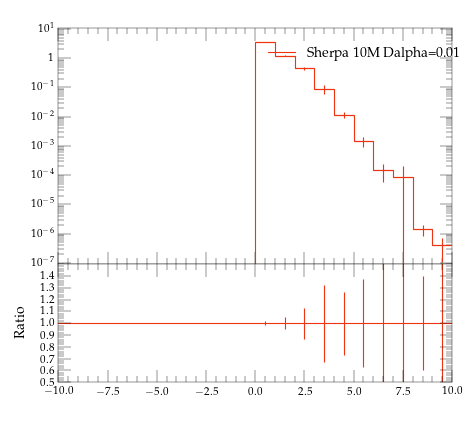

Generate this figure with Python:
#! /usr/bin/env python

# This Python script was auto-generated using YODA v2.0.0.
# Analysis object: /evtb/cutEg_jbjg_deta
# Timestamp: 13-04-2024 (01:44:13)

import matplotlib as mpl
import matplotlib.pyplot as plt
mpl.use('Agg') # comment out for interactive use
import os
import numpy as np

plotDir = os.path.split(os.path.realpath(__file__))[0]
if 'YODA_USER_PLOT_PATH' in globals():
    plot_outdir = globals()['YODA_USER_PLOT_PATH']
else:
    plot_outdir = plotDir

#plot style
plt.style.use(os.path.join(plotDir, '../default.mplstyle'))
# plot metadata
figW, figH = plt.rcParams['figure.figsize']
ax_xLabel = r''
ax_yLabel = r''
ax_title  = r''
ax_xScale = 'linear'
ax_yScale = 'log'
xLims = (-10.0, 10.0)
yLims = (9e-08, 11.0)

# TeX-friendly labels for the legend
labels = [ r"Sherpa 10M Dalpha=0.01" ]

# Create figure and axis objects
fig, (ax, ratio0_ax) = plt.subplots(2, 1, sharex=True,
                  figsize=(figW,figH), gridspec_kw={'height_ratios': (2, 1)})
ratio0_ax.yaxis.set_major_locator(mpl.ticker.MultipleLocator(0.1))
ratio0_ax.set_ylim(0.5, 1.4999)
ratio0_ax.set_ylabel('Ratio')

# LineColor map: curve index -> color
linecolors = {0: '#EE3311'}
# the numerical data is stored in a separate file
dataf = dict()
prefix = os.path.split(__file__)[0]
if prefix:    prefix = prefix + '/'
exec(open(prefix+'cutEg_jbjg_deta__data.py').read(), dataf)


legend_handles = [] # keep track of handles for the legend

# style options for curves
# starts at zorder>=5 to draw curve on top of legend
styles = {
  'curve0': {
    'color' : linecolors[0],
    'linestyle' : '-',
    'marker' : 'o',
    'zorder' : 5,
    'histstyle' : True,
  },
}
# curve from input yoda files in main panel
for label in dataf['yvals'].keys():
    if all(np.isnan(v) for v in dataf['yvals'][label]):
        continue
    tmp = None
    if styles[label]['histstyle']: # draw as histogram
        tmp, = ax.plot(dataf['xedges'], dataf['yedges'][label],
                       color=styles[label]['color'],
                       linestyle=styles[label]['linestyle'],
                       drawstyle='steps-pre', solid_joinstyle='miter',
                       zorder=styles[label]['zorder'], label=label)
        ax.errorbar(dataf['xpoints'], dataf['yvals'][label], color=styles[label]['color'],
                    xerr=dataf['xerrs'], yerr=[dataf['ydowns'][label], dataf['yups'][label]],
                    linestyle='none', zorder=styles[label]['zorder'])
    else: # draw as scatter
        tmp = ax.errorbar(dataf['xpoints'], dataf['yvals'][label],
                          xerr=dataf['xerrs'],
                          yerr=[ dataf['ydowns'][label],
                          dataf['yups'][label] ],
                          fmt=styles[label]['marker'],
                          ecolor=styles[label]['color'],
                          color=styles[label]['color'], zorder=2)
        tmp[-1][0].set_linestyle(styles[label]['linestyle'])
    legend_handles += [tmp]
    for varLabel in dataf['variation_yvals'].keys():
        if varLabel.startswith(label):
            tmp, = ax.plot(dataf['xedges'], dataf['variation_yvals'][varLabel],
                           color=styles[label]['color'],
                           linestyle=styles[label]['linestyle'],
                           drawstyle='steps-pre', solid_joinstyle='miter',
                           zorder=styles[label]['zorder'], alpha=0.5)


# plots on ratio panel
# curve from input yoda files in ratio panel
for label, yvals in dataf['ratio0_yvals'].items():
    if all(np.isnan(v) for v in yvals):
        continue
    if styles[label]['histstyle']: # plot as histogram
        ratio0_ax.plot(dataf['xedges'], yvals,
                       color=styles[label]['color'],
                       linestyle=styles[label]['linestyle'],
                       drawstyle='steps-pre', zorder=1,
                       solid_joinstyle='miter')
        ratio0_ax.vlines(dataf['xpoints'],
                         dataf['ratio0_ymin'][label],
                         dataf['ratio0_ymax'][label],
                         color=styles[label]['color'], zorder=1)
    else: # plot as scatter
        tmp = ratio0_ax.errorbar(dataf['xpoints'],
                                 yvals, xerr=dataf['xerrs'],
                                 yerr=dataf['ratio0_yerrs'][label],
                                 fmt=styles[label]['marker'],
                                 ecolor=styles[label]['color'],
                                 color=styles[label]['color'])
        tmp[-1][0].set_linestyle(styles[label]['linestyle'])

    for varlabel in dataf['ratio0_variation_vals'].keys():
        if varlabel.startswith(label):
            ratio0_ax.plot(dataf['xedges'],
                            dataf['ratio0_variation_vals'][varlabel],
                            color=styles[label]['color'],
                            linestyle=styles[label]['linestyle'],
                            drawstyle='steps-pre', solid_joinstyle='miter',
                            zorder=1, alpha=0.5)

legend_pos = (0.5, 0.97)
ax.legend(legend_handles, labels, loc='upper left', bbox_to_anchor=legend_pos)

# set plot metadata as defined above
ratio0_ax.set_xlabel(ax_xLabel)
ratio0_ax.xaxis.set_label_coords(1., -.15)
ax.set_ylabel(ax_yLabel, loc='top')
ax.set_title(ax_title, loc='left')
ax.set_xscale(ax_xScale)
ax.set_yscale(ax_yScale)
ax.set_xlim(xLims)
ax.set_ylim(yLims)

# tick formatting
plt.rcParams['xtick.top'] = True
plt.rcParams['ytick.right'] = True
ax.yaxis.set_major_locator(mpl.ticker.LogLocator(base=10.0, numticks=np.inf))
ax.yaxis.set_minor_locator(mpl.ticker.LogLocator(
                           base=10.0, subs=np.arange(0.1, 1, 0.1), numticks=np.inf))
fig.align_ylabels((ax, ratio0_ax))
plt.savefig(os.path.join(plot_outdir, 'cutEg_jbjg_deta.pdf'), format='PDF')
plt.savefig(os.path.join(plot_outdir, 'cutEg_jbjg_deta.png'), format='PNG')

plt.close(fig)
